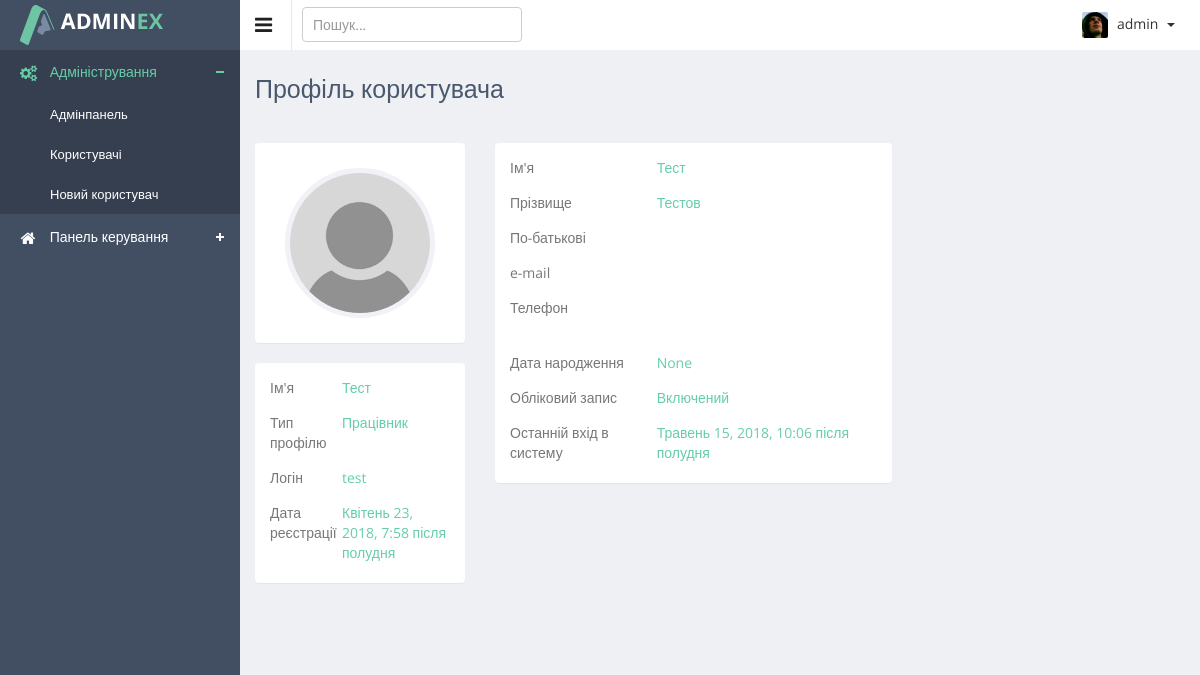
The page /admin/user/read/3/ (signed in) on the database as committed earlier.
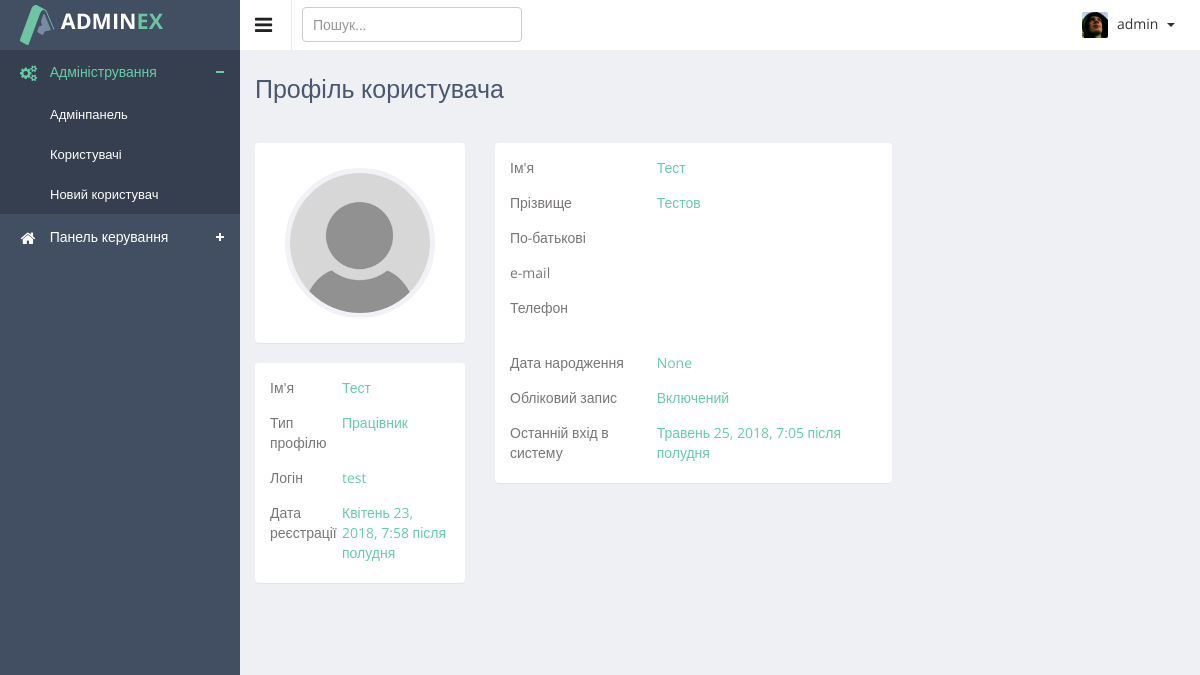
The same page on the database as committed later.
### authapp/models.py (models this page shows)
class ProjectUser(AbstractUser):
    parent_name = models.CharField(verbose_name='по-батькові', max_length=20, blank=True)
    date_of_birth = models.DateField(verbose_name='дата народження', blank=True, null=True)
    phone1 = models.CharField(verbose_name='номер телефона', max_length=16, blank=True)
    phone2 = models.CharField(verbose_name='номер телефона', max_length=16, blank=True, null=True)
    avatar = models.ImageField(verbose_name='фото', upload_to='users_avatars', blank=True)
    is_dir = models.BooleanField(verbose_name='керівник', default=False)
    is_assistant = models.BooleanField(verbose_name='помічник', default=False)
    is_client = models.BooleanField(verbose_name='клієнт', default=False)
    def __str__(self):
        return self.username

### adminapp/views.py (the view)
# urls.py: re_path(r'^user/read/(?P<user_pk>\d+)/$', adminapp.user_detail_view, name='user_detail'),
@user_passes_test(lambda user: user.is_superuser)
def user_detail_view(request, user_pk):
    title = 'Профіль користувача'
    user = get_object_or_404(ProjectUser, pk=user_pk)
    context = {
        'title': title,
        'object': user,
    }
    return render(request, 'adminapp/user_detail.html', context)

### adminapp/templatetags/tags.py (called while the page is built)
@register.filter
def default_avatar(string):
    if not string:
        string = 'users_avatars/gravatar.png'
    new_string = f'{URL_PREFIX}{string}'
    return new_string

### adminapp/templates/adminapp/user_detail.html (shortened to what the changed rows need)
{% extends 'mainapp/base.html' %}
{% load staticfiles %}
{% load tags %}
{% block container %}
<div class="row">
    <div class="col-md-3">
        <div class="row">
            <div class="col-md-12">
                    <div class="panel">
                        <div class="panel-body">
                            <ul class="p-info">
                                <li>
                                    <div class="title">Ім'я</div>
                                    <div class="desk">{{ object.first_name }}</div>
                                </li>
                                <li>
                                    <div class="title">Логін</div>
                                    <div class="desk">{{ object.username }}</div>
                                </li>
                                <li>
                                    <div class="title">Дата реєстрації</div>
                                    <div class="desk">{{ object.date_joined }}</div>
                                </li>
                            </ul>
                        </div>
                    </div>
                </div>
        </div>
    </div>
    <div class="col-md-8">
        <div class="row">
            <div class="col-md-8">
                <div class="panel">
                    <div class="panel-body">
                        <ul class="p-info">
                            <li>
                                <div class="title">Ім'я</div>
                                <div class="desk">{{ object.first_name }}</div>
                            </li>
                            <li>
                                <div class="title">Прізвище</div>
                                <div class="desk">{{ object.last_name }}</div>
                            </li>
                            <li>
                                <div class="title">Дата народження</div>
                                <div class="desk">{{ object.date_of_birth }}</div>
                            </li>
                            <li>
                                <div class="title">Останній вхід в систему</div>
                                <div class="desk">
                                    {% if object.last_login == None %}
                                    жодного разу
                                    {% else %}
                                    {{ object.last_login }}
                                    {% endif %}
                                </div>
                            </li>
                        </ul>
                    </div>
                </div>
            </div>
        </div>
    </div>
</div>
{% endblock %}

Rows that differ between the two databases and show on the page:
changed ProjectUser "Тест": last_login "Травень 15, 2018, 10:06 після полудня" → "Травень 25, 2018, 7:05 після полудня"
